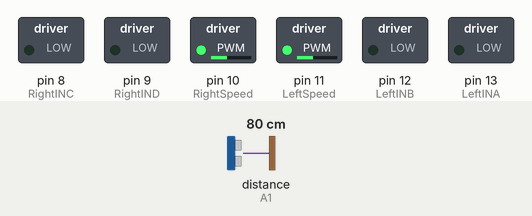
Simulated run of this sketch. Board: Arduino Uno, built with avr-gcc and run on an emulated ATmega328P. Parts: switched loads named in the sketch (green lamp = pin HIGH). Wiring (inferred from the names in the program): ultrasonic range finder: trigger pin 6; echo A1. Inputs (shaded band) come from the test bench; at power-on: distance to the obstacle (sensor on A1) 80 cm. The echo pulse lasts 58.3 µs per cm; pins used as bus, display or sensor lines are not drawn.

Above: at 1.2 s.
1.3 s: distance to the obstacle (sensor on A1) set to 66 cm
2.8 s: distance to the obstacle (sensor on A1) set to 58 cm
4.3 s: distance to the obstacle (sensor on A1) set to 45 cm
5.8 s: distance to the obstacle (sensor on A1) set to 38 cm
Timing chart, 0 to 8.3 s (numbered marks = the images above; inputs shaded):
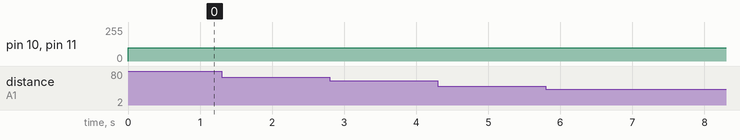

Measured:
- after the input at 1.3 s, every drawn part: stays the same
- after the input at 2.8 s, every drawn part: stays the same
- after the input at 4.3 s, every drawn part: stays the same
- after the input at 5.8 s, every drawn part: stays the same

The sketch:

sketch_feb15a.ino
```cpp
//Motor Set-Up
  int LeftINA = 13; // Controls the direction of spin for the left motor
  int LeftINB = 12;
  int LeftSpeed = 11; //ENA Pin - Controls the speed for the right motor, must be on a PWM(~)  pin

  int RightINC = 8; //Controls the directino of spin for the right motor
  int RightIND = 9;
  int RightSpeed = 10; //ENB Pin - Controls the speed for the right motor, must be on a PWM(~) pin

//Ultrasonic Set-up
  int trig[3] = {5, 6, 7}; // L, F, R \ pins
  int echo[3] = {A0, A1, A2};
  //float lights[3] = {2, 3, 4}; //Pins for Wall Indicator lights, L, F, R, need to test if pinmode ouput works

  int running = 0;

void setup() {
  // put your setup code here, to run once:
    //Begin Serial connection
  Serial.begin(9600);

  int L = 0; // to help
  int F = 1;
  int R = 2;

  //Ultrasonic pin mode set-up
  pinMode(trig[L], OUTPUT);
  pinMode(trig[F], OUTPUT);
  pinMode(trig[R], OUTPUT);
  pinMode(echo[L], INPUT_PULLUP); //input_pullup so you can use the analog pins as digital pins
  pinMode(echo[F], INPUT_PULLUP);
  pinMode(echo[R], INPUT_PULLUP);

  //pinMode(lights[L], OUTPUT);// have no clue if this actually works for output pins
  //pinMode(lights[F], OUTPUT);
  //pinMode(lights[R], OUTPUT);

  //Set-up Motors
  pinMode(LeftINA, OUTPUT);
  pinMode(LeftINB, OUTPUT);
  pinMode(LeftSpeed, OUTPUT);

  pinMode(RightINC, OUTPUT);
  pinMode(RightIND, OUTPUT);
  pinMode(RightSpeed, OUTPUT);
}

float ultrasonic(int side) {
  // takes in an integer 0, 1, 2 == LEFT, FRONT, RIGHT, returns float distance
  //Check to see if there is a wall in the side

  //Trigger the sensor to get a reading
  digitalWrite(trig[side], LOW); //Clear the signal
  delayMicroseconds(2);
  digitalWrite(trig[side], HIGH);
  delayMicroseconds(10);
  digitalWrite(trig[side], LOW);

  //Calculate the distance that the sensor is from the wall
  float duration = pulseIn(echo[side], HIGH); //cm/s
  float distance = (duration*.0343)/2; //cm

  return distance;
}


void forward() {
  //Moves the robot forward by 1 cell, returns nothing
  float dist_fwall_1 = ultrasonic(1);
  analogWrite(LeftSpeed, 100);  //Controlling speed (0  = off and 255 = max speed):
  analogWrite(RightSpeed, 100);

  if (dist_fwall_1 >= (14.8)){ //if we know that the wall is further away than the closest a wall can be we know we can move forward
    while (abs(dist_fwall_1 - ultrasonic(1)) >= 16.75) {
      //int speed[2] = {center()};//{100, 100};
      //analogWrite(LeftSpeed, speed[0]);  //Controlling speed (0  = off and 255 = max speed), centers itself hopefully:
      //analogWrite(RightSpeed, speed[1]);

      digitalWrite(LeftINA, LOW); //Write to move forward
      digitalWrite(LeftINB, HIGH);
      digitalWrite(RightINC, HIGH);
      digitalWrite(RightIND, LOW);
      delayMicroseconds(120);
    }
  }
  digitalWrite(LeftINA, LOW);
  digitalWrite(LeftINB, LOW);
  digitalWrite(RightINC, LOW);
  digitalWrite(RightIND, LOW);

}

void loop() {
  // put your main code here, to run repeatedly:
  forward();

}
```
